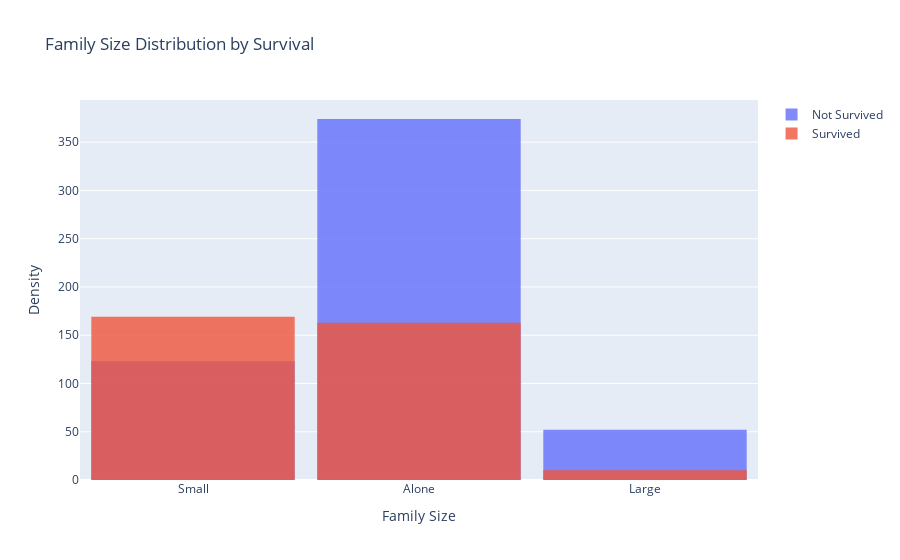

Notebook code for this chart:
### Code cell
fig = go.Figure()

fig.add_trace(go.Histogram(x=titanic[titanic['Survived']==0]['Family Size'], name='Not Survived', opacity=0.8))
fig.add_trace(go.Histogram(x=titanic[titanic['Survived']==1]['Family Size'], name='Survived', opacity=0.8))

fig.update_layout(
    title='Family Size Distribution by Survival',
    xaxis_title='Family Size',
    yaxis_title='Density',
    barmode='overlay',  
    bargap=0.1, 
)

fig.show()

### Figure 1 — Plotly figure (JSON) as saved in the notebook; plotly's stock layout.template omitted (floating-point values rounded to 4 significant figures; data arrays with more than 128 entries replaced by an {"elided": "..."} marker saying what was removed)
{"data": [{"name": "Not Survived", "opacity": 0.8, "type": "histogram", "x": {"elided": "549 str values"}}, {"name": "Survived", "opacity": 0.8, "type": "histogram", "x": {"elided": "342 str values"}}], "layout": {"autosize": true, "bargap": 0.1, "barmode": "overlay", "title": {"text": "Family Size Distribution by Survival"}, "xaxis": {"autorange": true, "range": [-0.5, 2.5], "title": {"text": "Family Size"}, "type": "category"}, "yaxis": {"autorange": true, "range": [0, 393.7], "title": {"text": "Density"}}}}
